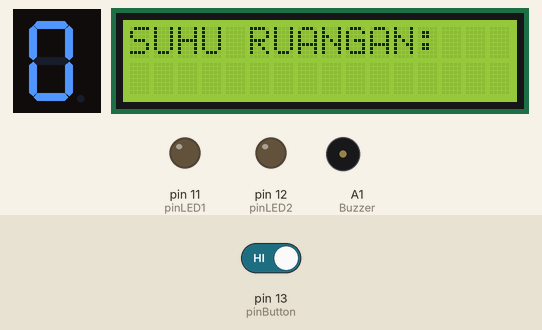
Recording of a sketch running on a simulated Arduino Uno, built with avr-gcc and run on an emulated ATmega328P. Shown: 1-digit seven-segment display, 16×2 character LCD, output pins drawn as LEDs (lit = HIGH), buzzer (waves = sounding, pin HIGH). Wiring (inferred from the names in the program): 1-digit 7-segment display, segments lit when HIGH: segments pin 2, pin 3, pin 4, pin 5, pin 6, pin 7, pin 8, pin 9. Inputs (shaded band) come from the test bench; at power-on: pin 13 (pinButton) HIGH. The segment pins are drawn as the display they are named for; pins used as bus, display or sensor lines are not drawn; what the sketch prints to the serial monitor is not drawn.

Above: at 23.9 s.
24.0 s: pin 13 (pinButton) driven LOW
At 24.4 s:
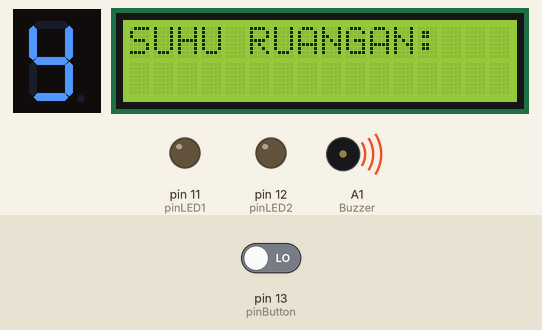
At 26.5 s:
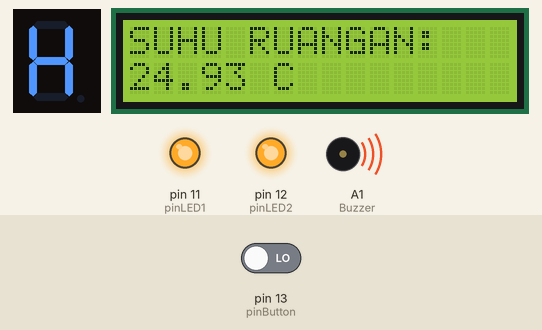
Timing chart, 0 to 51.1 s (numbered marks = the images above; inputs shaded):
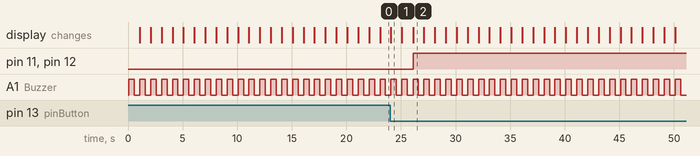

The sketch:

final_uas_infotemperatur.ino
```cpp
#include <Wire.h>
#include <LiquidCrystal_I2C.h>

// Pin definitions for seven-segment display
const int Buzzer = A1;
const int pSuhu = A0;

const int A = 2;
const int B = 3;
const int C = 4;
const int D = 5;
const int E = 6;
const int F = 7;
const int G = 8;
const int H = 9;

const int pinLED1 = 11; // Pin untuk LED hijau
const int pinLED2 = 12; // Pin untuk LED biru
const int pinButton = 13; // Pin untuk pushbutton 1

int swt = 0;
float suhu, data;
float lastSuhu = -1; // Variabel untuk menyimpan suhu terakhir

// Use 0x3F if 0x27 doesn't work in Tinkercad
LiquidCrystal_I2C lcd(0x27, 16, 2); // I2C address, 16 columns, and 2 rows

void setup() {
  Wire.begin(); // Initialize I2C communication
  lcd.init();           // Initialize LCD
  lcd.backlight();      // Turn on backlight
  lcd.print("SUHU RUANGAN: ");

  pinMode(pSuhu, INPUT); // pSuhu as input
  pinMode(Buzzer, OUTPUT); // Buzzer as output
  pinMode(pinButton, INPUT);
  digitalWrite(pinButton, HIGH);
  pinMode(pinLED1, OUTPUT); // Set pinLED1 as output
  pinMode(pinLED2, OUTPUT); // Set pinLED2 as output

  Serial.begin(9600);    // Start serial communication

  // Set seven-segment pins as output
  pinMode(A, OUTPUT);
  pinMode(B, OUTPUT);
  pinMode(C, OUTPUT);
  pinMode(D, OUTPUT);
  pinMode(E, OUTPUT);
  pinMode(F, OUTPUT);
  pinMode(G, OUTPUT);
  pinMode(H, OUTPUT);
}

void displayCharacter(bool a, bool b, bool c, bool d, bool e, bool f, bool g, bool h) {
  digitalWrite(A, a);
  digitalWrite(B, b);
  digitalWrite(C, c);
  digitalWrite(D, d);
  digitalWrite(E, e);
  digitalWrite(F, f);
  digitalWrite(G, g);
  digitalWrite(H, h);
}

void HCHAR() { displayCharacter(LOW, HIGH, HIGH, LOW, HIGH, HIGH, HIGH, LOW); }
void ACHAR() { displayCharacter(HIGH, HIGH, HIGH, LOW, HIGH, HIGH, HIGH, LOW); }
void LCHAR() { displayCharacter(LOW, LOW, LOW, HIGH, HIGH, HIGH, LOW, LOW); }
void OCHAR() { displayCharacter(HIGH, HIGH, HIGH, HIGH, HIGH, HIGH, LOW, LOW); }
void CCHAR() { displayCharacter(HIGH, LOW, LOW, HIGH, HIGH, HIGH, LOW, LOW); }
void DOT()  { displayCharacter(LOW, LOW, LOW, LOW, LOW, LOW, LOW, HIGH); }
void ECHAR() { displayCharacter(HIGH, LOW, LOW, HIGH, HIGH, HIGH, HIGH, LOW); }
void ICHAR() { displayCharacter(LOW, LOW, LOW, LOW, HIGH, HIGH, LOW, LOW); }
void SCHAR() { displayCharacter(HIGH, LOW, HIGH, HIGH, LOW, HIGH, HIGH, LOW); }
void rCHAR() { displayCharacter(HIGH, LOW, LOW, LOW, HIGH, HIGH, LOW, LOW); }
void yCHAR() { displayCharacter(LOW, HIGH, HIGH, HIGH, LOW, HIGH, HIGH, LOW); }

void buzz() {
  digitalWrite(Buzzer, HIGH); // Turn on buzzer
  delay(500);                // Buzz for 100 milliseconds
  digitalWrite(Buzzer, LOW);  // Turn off buzzer
  delay(500);                // Delay before next buzz
}

void cahayaLED() {
   if (digitalRead(pinButton) == 1 && swt == 1){
    digitalWrite(pinLED1, LOW);
    digitalWrite(pinLED2, LOW);
    swt = 0;
    Serial.println("KeLEPAS");
  }
  else if (digitalRead(pinButton) == 0 && swt == 0){
    digitalWrite(pinLED1, HIGH);
    digitalWrite(pinLED2, HIGH);
    swt = 1;
    Serial.println("kEPencet");
  }
}

void loop() {
  //Gass
  cahayaLED();

  // Display "HALO" on 7-segment display
  HCHAR();
  buzz();
  ACHAR();
  buzz();
  LCHAR();
  buzz();
  OCHAR();
  buzz();
  ACHAR();
  buzz();
  CCHAR();
  buzz();
  ACHAR();
  buzz();
  LCHAR();
  buzz();
  DOT();
  buzz();

  HCHAR();
  buzz();
  ACHAR();
  buzz();
  LCHAR();
  buzz();
  OCHAR();
  buzz();
  ECHAR();
  buzz();
  LCHAR();
  buzz();
  ICHAR();
  buzz();
  SCHAR();
  buzz();
  DOT();
  buzz();

  HCHAR();
  buzz();
  ACHAR();
  buzz();
  LCHAR();
  buzz();
  OCHAR();
  buzz();
  rCHAR();
  buzz();
  OCHAR();
  buzz();
  yCHAR();
  buzz();
  DOT();
  buzz();


  // Read temperature
  data = analogRead(pSuhu);
  suhu = (5.0 * data * 100.0) / 1023.0;

  // Display temperature on LCD only if it has changed significantly
  if (abs(suhu - lastSuhu) > 0.1) {
    lcd.setCursor(0, 1);
    lcd.print("                "); // Clear previous temperature
    lcd.setCursor(0, 1);
    lcd.print(suhu);
    lcd.print(" C");
    lastSuhu = suhu; // Update lastSuhu
  }
}
```

Measured:
- after the input at 24.0 s, pin 11 (pinLED1), pin 12 (pinLED2): LOW → HIGH after 2.1 s
- by itself, A1 (Buzzer): alternates HIGH for 0.50 s and LOW for 0.50 s
- what the display in image 1 shows lasts 1.0 s, from 24.1 s to 25.1 s
